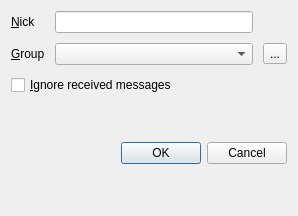
<ui version="4.0" >
 <class>SettingsDialog</class>
 <widget class="QDialog" name="SettingsDialog" >
  <property name="geometry" >
   <rect>
    <x>0</x>
    <y>0</y>
    <width>298</width>
    <height>216</height>
   </rect>
  </property>
  <property name="sizePolicy" >
   <sizepolicy vsizetype="Minimum" hsizetype="Minimum" >
    <horstretch>0</horstretch>
    <verstretch>0</verstretch>
   </sizepolicy>
  </property>
  <property name="acceptDrops" >
   <bool>true</bool>
  </property>
  <property name="windowTitle" >
   <string>Settings</string>
  </property>
  <property name="modal" >
   <bool>false</bool>
  </property>
  <layout class="QVBoxLayout" name="verticalLayout_2" >
   <item>
    <layout class="QVBoxLayout" name="verticalLayout" >
     <property name="spacing" >
      <number>10</number>
     </property>
     <property name="sizeConstraint" >
      <enum>QLayout::SetFixedSize</enum>
     </property>
     <item>
      <layout class="QGridLayout" name="gridLayout" >
       <property name="sizeConstraint" >
        <enum>QLayout::SetMinimumSize</enum>
       </property>
       <property name="verticalSpacing" >
        <number>10</number>
       </property>
       <item row="0" column="1" >
        <widget class="QLineEdit" name="nickEdit" />
       </item>
       <item row="0" column="0" >
        <widget class="QLabel" name="label" >
         <property name="text" >
          <string>&amp;Nick</string>
         </property>
         <property name="buddy" >
          <cstring>nickEdit</cstring>
         </property>
        </widget>
       </item>
       <item row="1" column="0" >
        <widget class="QLabel" name="label_2" >
         <property name="text" >
          <string>&amp;Group</string>
         </property>
         <property name="buddy" >
          <cstring>groupBox</cstring>
         </property>
        </widget>
       </item>
       <item row="1" column="1" >
        <widget class="QComboBox" name="groupBox" >
         <property name="editable" >
          <bool>false</bool>
         </property>
        </widget>
       </item>
       <item row="1" column="2" >
        <widget class="QToolButton" name="customGrpButton" >
         <property name="toolTip" >
          <string>Custom group</string>
         </property>
         <property name="text" >
          <string>...</string>
         </property>
        </widget>
       </item>
      </layout>
     </item>
     <item>
      <widget class="QCheckBox" name="noReceiveCB" >
       <property name="toolTip" >
        <string>Ignore any messages unless &lt;b>you&lt;/b> have begun the conversation</string>
       </property>
       <property name="text" >
        <string>&amp;Ignore received messages</string>
       </property>
      </widget>
     </item>
    </layout>
   </item>
   <item>
    <widget class="QDialogButtonBox" name="buttonBox" >
     <property name="sizePolicy" >
      <sizepolicy vsizetype="Minimum" hsizetype="Expanding" >
       <horstretch>0</horstretch>
       <verstretch>0</verstretch>
      </sizepolicy>
     </property>
     <property name="orientation" >
      <enum>Qt::Horizontal</enum>
     </property>
     <property name="standardButtons" >
      <set>QDialogButtonBox::Cancel|QDialogButtonBox::Ok</set>
     </property>
    </widget>
   </item>
  </layout>
 </widget>
 <resources/>
 <connections>
  <connection>
   <sender>buttonBox</sender>
   <signal>accepted()</signal>
   <receiver>SettingsDialog</receiver>
   <slot>accept()</slot>
   <hints>
    <hint type="sourcelabel" >
     <x>310</x>
     <y>334</y>
    </hint>
    <hint type="destinationlabel" >
     <x>157</x>
     <y>274</y>
    </hint>
   </hints>
  </connection>
  <connection>
   <sender>buttonBox</sender>
   <signal>rejected()</signal>
   <receiver>SettingsDialog</receiver>
   <slot>reject()</slot>
   <hints>
    <hint type="sourcelabel" >
     <x>310</x>
     <y>340</y>
    </hint>
    <hint type="destinationlabel" >
     <x>286</x>
     <y>274</y>
    </hint>
   </hints>
  </connection>
 </connections>
</ui>
